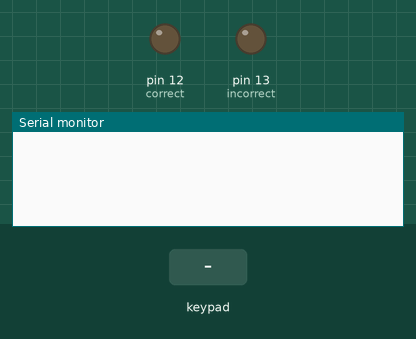
Bench run of a sketch on a simulated Arduino Uno, built with avr-gcc and run on an emulated ATmega328P. On the bench: output pins drawn as LEDs (lit = HIGH), the last lines printed to the serial monitor. The test bench sets the inputs (shaded band).

Above: at 1.2 s.
1.3 s: keypad keys 1 5 2 0 pressed 0.4 s apart
At 3.6 s:
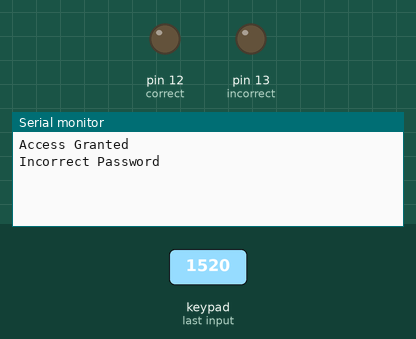
4.4 s: keypad keys 7 5 0 0 pressed 0.4 s apart
At 6.6 s:
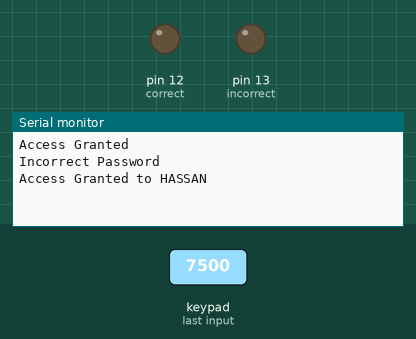

Measured:
- after the input at 1.3 s, the serial monitor: prints a new line after 1.2 s (image 1)
- after the input at 4.4 s, the serial monitor: prints a new line after 1.2 s (image 2)

The sketch:

keypadPassword_1.ino
```cpp
/* @file CustomKeypad.pde
|| @version 1.0
|| @author Alexander Brevig
|| @contact alexanderbrevig@gmail.com
||
|| @description
|| | Demonstrates changing the keypad size and key values.
|| #
*/
#include <Keypad.h>

const byte ROWS = 4; //four rows
const byte COLS = 4; //four columns
//define the cymbols on the buttons of the keypads
char hexaKeys[ROWS][COLS] = {
  {'1','2','3','A'},
  {'4','5','6','B'},
  {'7','8','9','C'},
  {'*','0','#','D'}
};
byte rowPins[ROWS] = {9, 8, 7, 6}; //connect to the row pinouts of the keypad
byte colPins[COLS] = {5, 4, 3, 2}; //connect to the column pinouts of the keypad

//initialize an instance of class NewKeypad
Keypad customKeypad = Keypad( makeKeymap(hexaKeys), rowPins, colPins, ROWS, COLS);

char inputArray[4]; //array to gather keypad presses from the user
char Arrayinput[4];
char Password[4] = {'1', '5', '2', '0'}; //array to hold the correct password
char pass[4] = {'7', '5',  '0', '0',};
int correct = 12; //shows where the green LED is connected on the Arduino
int incorrect = 13; //shows where the red LED is connected on the Arduino
int i = 0;  //holds the numeric value
int a = 0;
int open()

{
  digitalWrite(correct, HIGH);  //turns the green LED on if the password is correct
  digitalWrite(incorrect, LOW); //turns the red LED off when password is correct
  Serial.println("Access Granted");
}

int MainPassword()
{
  if((inputArray[0] == Password[0] && inputArray[1] == Password[1] && inputArray[2] == Password[2] &&
      inputArray[3] == Password[3]))

   {
     Serial.println("Access Granted");
   }


  // int secPassword()

    if((Arrayinput[0] == pass[0] && Arrayinput[1] == pass[1] && Arrayinput[2] == pass[2] &&
      Arrayinput[3] == pass[3]))
      {
      Serial.println("Access Granted to HASSAN");
      }


     else
   {
    Serial.println("Incorrect Password");
   }
}


//end MainPassword()

void setup()
{
  Serial.begin(9600);
  pinMode(correct, OUTPUT);
  pinMode(incorrect, OUTPUT);

}//end Setup()

void loop()
{

  char password = customKeypad.getKey();

    if (password)
    {
      inputArray[i] = password;
      i++;
      Arrayinput[a] = password;
      a++;
    }


    if (i == 4)
    if (a == 4)
    {
      //secPassword();
      MainPassword();
      {
        a = 0;
        i = 0;// reset i
      }//end MasterPassword

    }//end if


}
```
